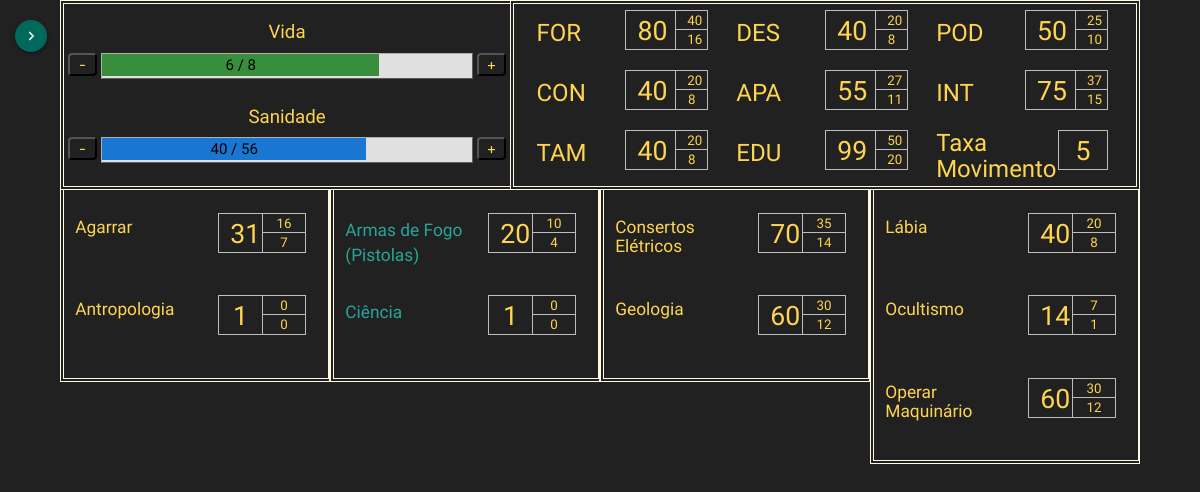
The page /cthulhu/subir_nivel/2/ on the database its author committed.
### core/models/model_ficha_cthulhu.py (models this page shows, shortened)
class Ficha_Cthulhu(models.Model):
    class Meta:
        verbose_name = 'ficha_cthulhu'
        verbose_name_plural = 'fichas_cthulhu'
    id_personagem = models.ForeignKey('Personagem', on_delete=models.CASCADE)
    pontos_vida = models.IntegerField(null=False, default=0)
    pontos_vida_max = models.IntegerField(null=False, default=0)
    sanidade = models.IntegerField(null=False, default=0)
    sanidade_max = models.IntegerField(null=False, default=0)
    FOR = models.IntegerField(null=True, blank=False, default=1)
    FOR_bom= models.IntegerField(null=True, blank=False, default=1)
    FOR_extremo = models.IntegerField(null=True, blank=False, default=1)
    CON = models.IntegerField(null=True, blank=False, default=1)
    CON_bom = models.IntegerField(null=True, blank=False, default=1)
    CON_extremo = models.IntegerField(null=True, blank=False, default=1)
    TAM = models.IntegerField(null=True, blank=False, default=1)
    TAM_bom = models.IntegerField(null=True, blank=False, default=1)
    TAM_extremo = models.IntegerField(null=True, blank=False, default=1)
    DES = models.IntegerField(null=True, blank=False, default=1)
    DES_bom = models.IntegerField(null=True, blank=False, default=1)
    DES_extremo = models.IntegerField(null=True, blank=False, default=1)
    APA = models.IntegerField(null=True, blank=False, default=1)
    APA_bom = models.IntegerField(null=True, blank=False, default=1)
    APA_extremo = models.IntegerField(null=True, blank=False, default=1)
    EDU = models.IntegerField(null=True, blank=False, default=1)
    EDU_bom = models.IntegerField(null=True, blank=False, default=1)
    EDU_extremo = models.IntegerField(null=True, blank=False, default=1)
    INT = models.IntegerField(null=True, blank=False, default=1)
    INT_bom = models.IntegerField(null=True, blank=False, default=1)
    INT_extremo = models.IntegerField(null=True, blank=False, default=1)
    POD = models.IntegerField(null=True, blank=False, default=1)
    POD_bom = models.IntegerField(null=True, blank=False, default=1)
    POD_extremo = models.IntegerField(null=True, blank=False, default=1)
    taxa_mov = models.IntegerField(null=True, blank=False, default=1)
    def calcula_porcentagens(self):
        retorno = {'vida': 100 * (self.pontos_vida / self.pontos_vida_max),
                   'sanidade': 100 * (self.sanidade / self.sanidade_max)}
        return retorno

### core/models/model_habilidade_cthulhu.py (models this page shows, shortened)
class Habilidade_Cthulhu(models.Model):
    class Meta:
        verbose_name = 'habilidade_cthulhu'
        verbose_name_plural = 'habilidades_cthulhu'
        ordering = ['titulo']
    ficha = models.ForeignKey('Ficha_Cthulhu', on_delete=models.CASCADE)
    titulo = models.CharField(max_length=150, null=True, blank=True)
    normal = models.IntegerField(null=True, blank=False, default=0)
    bom = models.IntegerField(null=True, blank=False, default=0)
    extremo = models.IntegerField(null=True, blank=False, default=0)
    checked = models.BooleanField(default=False)

### core/views/view_ficha_cthulhu.py (the view)
# urls.py: path('cthulhu/subir_nivel/<int:pk>/', views.ficha_cthulhu_upar, name='subir_nivel_cthulhu'),
def ficha_cthulhu_upar(request, pk, template_name="core/ficha_cthulhu_upar.html"):
    entidade = {}
    personagem = get_object_or_404(Personagem, pk=pk)
    entidade['personagem'] = personagem
    ficha_cthulhu: Ficha_Cthulhu = Ficha_Cthulhu.objects.get(id_personagem=personagem.pk)
    entidade['ficha'] = ficha_cthulhu
    entidade['porcentagem'] = ficha_cthulhu.calcula_porcentagens()
    habilidades = Habilidade_Cthulhu.objects.all().filter(ficha=ficha_cthulhu.pk).order_by('titulo')
    if habilidades.exists():
        total = len(habilidades)
        coluna1 = []
        for i in range(0, floor(total/4)):
            coluna1.append(habilidades[i])
        coluna2 = []
        for i in range(floor(total / 4), 2 * floor(total / 4)):
            coluna2.append(habilidades[i])
        coluna3 = []
        for i in range(2 * floor(total / 4), 3 * floor(total / 4)):
            coluna3.append(habilidades[i])
        coluna4 = []
        for i in range(3 * floor(total / 4), total):
            coluna4.append(habilidades[i])
        colunas = [coluna1, coluna2, coluna3, coluna4]
        entidade['colunas'] = colunas
        entidade['habilidades'] = habilidades
    return render(request, template_name, {'entidade': entidade})

### core/templates/core/ficha_cthulhu_upar.html (shortened to what this page needs)
{% extends 'core/baseTemplate.html' %}
{% block conteudo %}
<div class="col s5 col-esquerda"  style="height:190px;">
    <div class="row row-title-barra" style="margin-top:18px;">
        <div class = 'col s12'> <h3> Vida </h3> </div>
    </div>
    <div class = 'row'>
        <div class = 'col s1 col-btn'>
            <form action="{% url 'diminui_pontos_vida' entidade.personagem.pk %}"  method="get"> {% csrf_token %}
                <button class="btn-alt-stats" type="submit" value="-"> - </button>
            </form>
        </div>
        <div class = 'col s10 col-valor porcentagem black-text'>
            <div class = 'porcentagem-barra-verde black-text' style="width: {{ entidade.porcentagem.vida }}%;">
                {{entidade.ficha.pontos_vida}} / {{entidade.ficha.pontos_vida_max}}
            </div>
        </div>
        <div class = 'col s1 col-btn'>
            <form action="{% url 'aumenta_pontos_vida' entidade.personagem.pk %}"  method="get"> {% csrf_token %}
                <button class="btn-alt-stats" type="submit" value="-"> + </button>
            </form>
        </div>
    </div>
    <div class="row row-title-barra" style="margin-top:28px;">
        <div class = 'col s12'> <h3> Sanidade </h3> </div>
    </div>
    <div class = 'row'>
        <div class = 'col s1 col-btn'>
            <form action="{% url 'diminui_sanidade' entidade.personagem.pk %}"  method="get"> {% csrf_token %}
                <button class="btn-alt-stats" type="submit" value="-"> - </button>
            </form>
        </div>
        <div class = 'col s10 col-valor porcentagem black-text'>
            <div class = 'porcentagem-barra-azul black-text' style="width: {{ entidade.porcentagem.sanidade }}%;">
                {{entidade.ficha.sanidade}} / {{entidade.ficha.sanidade_max}}
            </div>
        </div>
        <div class = 'col s1 col-btn'>
            <form action="{% url 'aumenta_sanidade' entidade.personagem.pk %}"  method="get"> {% csrf_token %}
                <button class="btn-alt-stats" type="submit" value="-"> + </button>
            </form>
        </div>
    </div>
</div>
<div class="col s7 col-direita" style="height:190px;">
    <div class="row" style="margin:0px;">
        <div class="col s4">
            <div class="row row-atributo" style="margin-top:16px;">
                <div class="col s6">
                    <h4> FOR </h4>
                </div>
                <div class="col s3 normal">
                    {{ entidade.ficha.FOR }}
                </div>
                <div class="col s2">
                    <div class="row">
                        <div class="col s12 bom">
                            {{ entidade.ficha.FOR_bom }}
                        </div>
                    </div>
                    <div class="row">
                        <div class="col s12 extremo">
                            {{ entidade.ficha.FOR_extremo }}
                        </div>
                    </div>
                </div>
            </div>
            <div class="row row-atributo">
                <div class="col s6">
                    <h4> CON </h4>
                </div>
                <div class="col s3 normal">
                    {{ entidade.ficha.CON }}
                </div>
                <div class="col s2">
                    <div class="row">
                        <div class="col s12 bom">
                            {{ entidade.ficha.CON_bom }}
                        </div>
                    </div>
                    <div class="row">
                        <div class="col s12 extremo">
                            {{ entidade.ficha.CON_extremo }}
                        </div>
                    </div>
                </div>
            </div>
            <div class="row row-atributo">
                <div class="col s6">
                    <h4> TAM </h4>
                </div>
                <div class="col s3 normal">
                    {{ entidade.ficha.TAM }}
                </div>
                <div class="col s2">
                    <div class="row row-valores">
                        <div class="col s12 bom">
                            {{ entidade.ficha.TAM_bom }}
                        </div>
                    </div>
                    <div class="row row-valores">
                        <div class="col s12 extremo" style="margin-top:-7px;">
                            {{ entidade.ficha.TAM_extremo }}
                        </div>
                    </div>
                </div>
            </div>
        </div>
        <div class="col s4">
            <div class="row row-atributo" style="margin-top:16px;">
                <div class="col s6">
                    <h4> DES </h4>
                </div>
                <div class="col s3 normal">
                    {{ entidade.ficha.DES }}
                </div>
                <div class="col s2">
                    <div class="row">
                        <div class="col s12 bom">
                            {{ entidade.ficha.DES_bom }}
                        </div>
                    </div>
                    <div class="row">
                        <div class="col s12 extremo">
                            {{ entidade.ficha.DES_extremo }}
                        </div>
                    </div>
                </div>
            </div>
            <div class="row row-atributo">
                <div class="col s6">
                    <h4> APA </h4>
                </div>
                <div class="col s3 normal">
                    {{ entidade.ficha.APA }}
                </div>
                <div class="col s2">
                    <div class="row">
                        <div class="col s12 bom">
                            {{ entidade.ficha.APA_bom }}
                        </div>
                    </div>
                    <div class="row">
                        <div class="col s12 extremo">
                            {{ entidade.ficha.APA_extremo }}
                        </div>
                    </div>
                </div>
            </div>
            <div class="row row-atributo">
                <div class="col s6">
                    <h4> EDU </h4>
                </div>
                <div class="col s3 normal">
                    {{ entidade.ficha.EDU }}
                </div>
                <div class="col s2">
                    <div class="row row-valores">
                        <div class="col s12 bom">
                            {{ entidade.ficha.EDU_bom }}
                        </div>
                    </div>
                    <div class="row row-valores">
                        <div class="col s12 extremo" style="margin-top:-7px;">
                            {{ entidade.ficha.EDU_extremo }}
                        </div>
                    </div>
                </div>
            </div>
        </div>
        <div class="col s4">
            <div class="row row-atributo" style="margin-top:16px;">
                <div class="col s6">
                    <h4> POD </h4>
                </div>
                <div class="col s3 normal">
                    {{ entidade.ficha.POD }}
                </div>
                <div class="col s2">
                    <div class="row">
                        <div class="col s12 bom">
                            {{ entidade.ficha.POD_bom }}
                        </div>
                    </div>
                    <div class="row">
                        <div class="col s12 extremo">
                            {{ entidade.ficha.POD_extremo }}
                        </div>
                    </div>
                </div>
            </div>
            <div class="row row-atributo">
                <div class="col s6">
                    <h4> INT </h4>
                </div>
                <div class="col s3 normal">
                    {{ entidade.ficha.INT }}
                </div>
                <div class="col s2">
                    <div class="row">
                        <div class="col s12 bom">
                            {{ entidade.ficha.INT_bom }}
                        </div>
                    </div>
                    <div class="row">
                        <div class="col s12 extremo">
                            {{ entidade.ficha.INT_extremo }}
                        </div>
                    </div>
                </div>
            </div>
            <div class="row row-atributo" style="margin-top:-10px;">
                <div class="col s8">
                    <h4> Taxa Movimento </h4>
                </div>
                <div class="col s3 normal" style="border-style: groove; margin-top:0px;">
                    {{ entidade.ficha.taxa_mov }}
                </div>
            </div>
        </div>
    </div>
</div>
{% for coluna in entidade.colunas %}
<div class = "col s3 col-esquerda" style="border-width: 0px 2px 4px 4px;">
    <br>
        {% for habilidade in coluna %}
        <div class="row row-atributo">
            <div class="col s7" style="margin-top:-5px">
                {% if habilidade.checked %}
                    <a class="habilidade-cthulhu modal-trigger" style="text-decoration:none; color: #26a69a;"
                       href="#{{ habilidade.id }}">{{ habilidade.titulo }} </a>
                {% endif %}
                {% if not habilidade.checked %}
                    <h4 class = "habilidade-cthulhu"> {{ habilidade.titulo }} </h4>
                {% endif %}
            </div>
            <div class="col s2 normal">
                {{ habilidade.normal }}
            </div>
            <div class="col s2">
                <div class="row">
                    <div class="col s12 bom">
                        {{ habilidade.bom }}
                    </div>
                </div>
                <div class="row">
                    <div class="col s12 extremo">
                        {{ habilidade.extremo }}
                    </div>
                </div>
            </div>
        </div>
    <br>
    {% endfor %}
</div>
{% endfor %}
{% endblock conteudo %}

### core/static/css/estilo1.css (style rules this page uses)
html, body { width:100%; height: 100%; }
body { background-color:#212121; }
button { background-color:#212121; }
a { color: #ffd54f; }
.col-valor { border-color: #B4AFA7; }
.col-esquerda { color: #ffd54f; border-color: #fff8e1; }
.col-direita { color: #ffd54f; border-color: #fff8e1; }
.porcentagem { background-color: #e0e0e0; }
.porcentagem-barra-azul { background-color: #1976d2; }
.porcentagem-barra-verde { background-color: #388e3c; }
.normal, .bom, .extremo { border-color: #bdbdbd ; }

### core/static/css/style.css (style rules this page uses)
.row-title-barra { margin-top:8px; margin-bottom:5px; }
.row-atributo { margin:10px 0px 0px 0px; }
.col-btn { padding:0px !important; }
.btn-alt-stats { width:80%; margin-left:10%; }
.col-valor { font-family: 'Odibee Sans', cursive; border-style: outset; border-width: 1.5px; text-align: center; vertical-align: middle; }
.col-esquerda { border-style: double; border-width: 4px 0px 4px 4px; }
.col-direita { border-style: double; border-width: 4px; }
.habilidade-cthulhu { font-size: 13pt; }
.porcentagem { position:relative; height: 26px; padding: 0px !important; }
.porcentagem-barra-vermelha, .porcentagem-barra-verde, .porcentagem-barra-azul, .porcentagem-barra-verde-escuro { position:absolute; height:22px; }
.row-valores { margin-bottom:7px; padding:0px; }
.normal, .bom, .extremo { height:40px; font-size:20pt; text-align: center; margin: -10px 0px 0px 0px; border-style: groove none groove groove; border-width:1.5px; font-family: 'Odibee Sans', cursive; }
.bom, .extremo { height:20px; font-size:10pt; border-style: groove; margin: -10px 0px 0px 0px; }
.extremo { margin: -20px 0px 0px 0px; border-style: none groove groove groove; }
button { text-align:center; color:#ffd54f; border: 1.5 0px solid #B4AFA7; border-radius: 4px; transition-duration: 0.4s; cursor: pointer; }
h3 { margin:0px 0px 5px 0px; font-size: 14pt; text-align:center; }
h4 { margin:0px 0px 0px 0px; font-size: 18pt; }
h1, h2, h3, h4, h5, h6, p, a { font-family: 'Josefin Sans', sans-serif; }

### rows shown on the page
Ficha_Cthulhu: ficha.pontos_vida "6", ficha.pontos_vida_max "8", ficha.sanidade "40", ficha.sanidade_max "56", ficha.FOR "80", ficha.FOR_bom "40", ficha.FOR_extremo "16", ficha.CON "40", ficha.CON_bom "20", ficha.CON_extremo "8", ficha.TAM "40", ficha.TAM_bom "20", ficha.TAM_extremo "8", ficha.DES "40", ficha.DES_bom "20", ficha.DES_extremo "8", ficha.APA "55", ficha.APA_bom "27", ficha.APA_extremo "11", ficha.EDU "99", ficha.EDU_bom "50", ficha.EDU_extremo "20", ficha.POD "50", ficha.POD_bom "25", ficha.POD_extremo "10", ficha.INT "75", ficha.INT_bom "37", ficha.INT_extremo "15", ficha.taxa_mov "5"
Habilidade_Cthulhu: titulo "Agarrar", normal "31", bom "16", extremo "7"
Habilidade_Cthulhu: titulo "Antropologia", normal "1", bom "0", extremo "0"
Habilidade_Cthulhu: titulo "Armas de Fogo (Pistolas)", normal "20", bom "10", extremo "4"
Habilidade_Cthulhu: titulo "Ciência", normal "1", bom "0", extremo "0"
Habilidade_Cthulhu: titulo "Consertos Elétricos", normal "70", bom "35", extremo "14"
Habilidade_Cthulhu: titulo "Geologia", normal "60", bom "30", extremo "12"
Habilidade_Cthulhu: titulo "Lábia", normal "40", bom "20", extremo "8"
Habilidade_Cthulhu: titulo "Ocultismo", normal "14", bom "7", extremo "1"
Habilidade_Cthulhu: titulo "Operar Maquinário", normal "60", bom "30", extremo "12"
